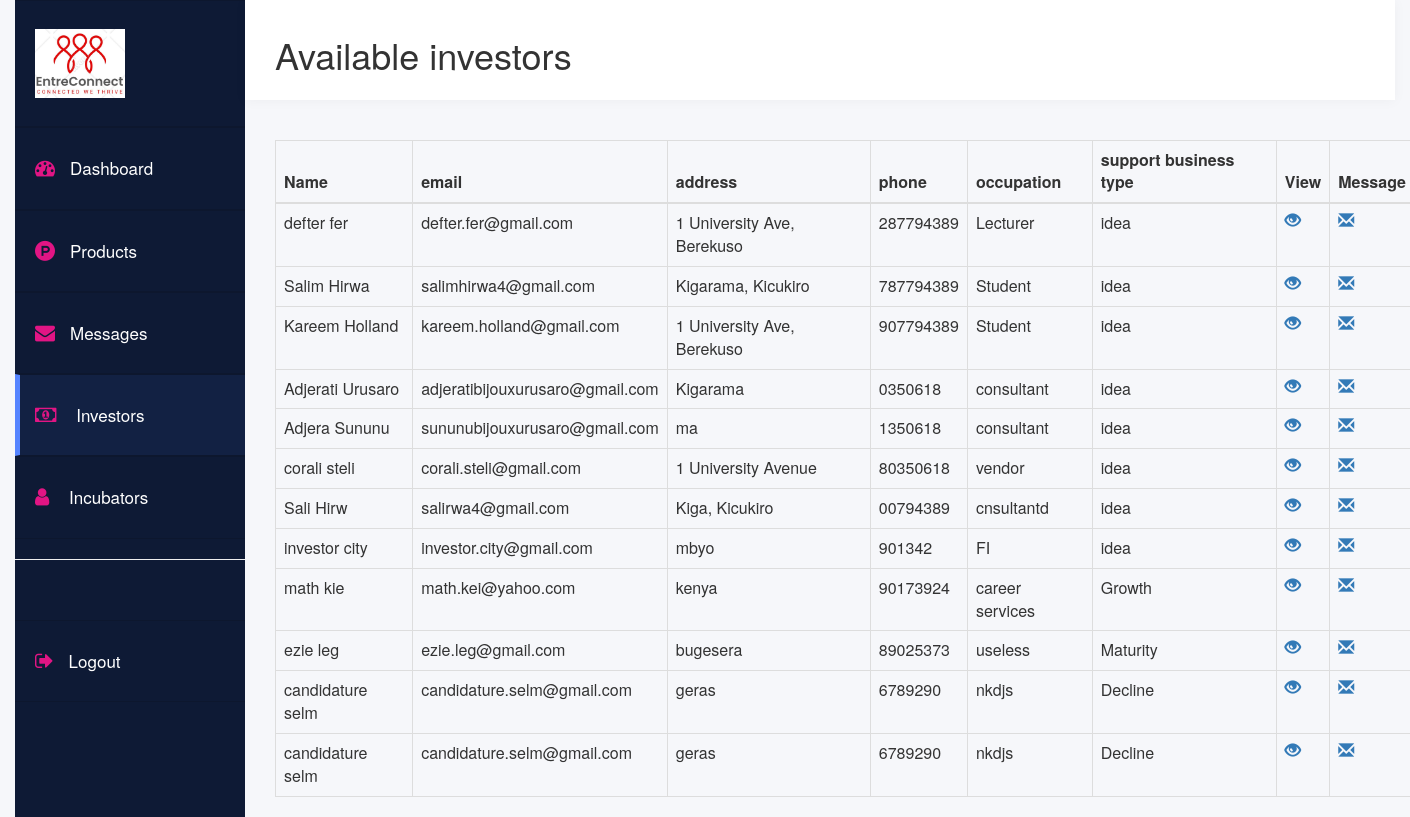
The app's page /view/investors.php with its own data.
### tables this page shows
CREATE TABLE `investor` (
  `investor_id` int(11) NOT NULL,
  `first_name` varchar(50) NOT NULL,
  `last_name` varchar(50) NOT NULL,
  `email` varchar(100) NOT NULL,
  `address` varchar(100) NOT NULL,
  `phone` varchar(100) NOT NULL,
  `occupation` varchar(100) NOT NULL,
  `business_type` varchar(200) NOT NULL,
  `document` varchar(200) NOT NULL,
  `password` varchar(200) NOT NULL,
  `details` text NOT NULL
);

### database/connection.php (called while the page is built, shortened)
<?php
class Connection{
    public $db = null;
	public $results = null;
	function connection(){
		$this->db = mysqli_connect('sql6.freemysqlhosting.net','sql6481550',"DwzLIGU18M", 'sql6481550');
		return true;
	}
	function query($query){
		$this->results = mysqli_query($this->db, $query);
		return true;
	}
	function fetch($query){
		if($this->query($query)) {
			return mysqli_fetch_all($this->results, MYSQLI_ASSOC);
		}
		return false;
	}
}
?>

### controller/supporter.php (called while the page is built, shortened)
<?php
require('../model/supporter.php');
function selecting_investors(){
    $investor = new supporter();
    return $investor->select_investors();
}
?>

### model/supporter.php (called while the page is built, shortened)
<?php
require('../database/connection.php');
class supporter extends Connection{
	function select_investors(){
		return $this->fetch("select * from investor");
	}
}
?>

### view/investors.php (the view, shortened to what this page needs)
<?php
require('../controller/supporter.php');
?>
<link href="css/side.css" rel="stylesheet">
<link href="//maxcdn.bootstrapcdn.com/bootstrap/3.3.0/css/bootstrap.min.css" rel="stylesheet" id="bootstrap-css">
<link href="https://maxcdn.bootstrapcdn.com/font-awesome/4.6.3/css/font-awesome.min.css" rel="stylesheet">
<body class="home">
<div class="container-fluid display-table">
        <div class="row display-table-row">
            <div class="col-md-2 col-sm-1 hidden-xs display-table-cell v-align box" id="navigation">
                <div class="navi">
                    <ul>
                    <a href="../index.php" ><img src="images/logo2.JPG" width="90" alt="logo"></a>
                        <li  ><a href="./businessDashboard.php"><i style="color:#e11584" class="fa fa-dashboard" ></i><span >Dashboard</span></a></li>
                        <li><a href="Businessproduct.php"><i style="color:#e11584"  class="fa fa-product-hunt" aria-hidden="true"></i><span class="hidden-xs hidden-sm">Products</span></a></li>
                        <li><a href="../messaging/chat.php"><i style="color:#e11584"  class="fa fa-envelope" aria-hidden="true"></i><span class="hidden-xs hidden-sm">Messages</span></a></li>
                        <li class="active"><a href="investors.php"><i style="color:#e11584"  class="fa fa-money" aria-hidden="true"></i><span class="hidden-xs hidden-sm"> Investors</span></a></li>
                        <li><a href="incubators.php"><i style="color:#e11584" class="fa fa-user" aria-hidden="true"></i><span class="hidden-xs hidden-sm"> Incubators</span></a></li>
                       <hr>
                                         <br>
                       <br>
                        <li><a href="../user_login/logout.php"><i style="color:#e11584"  class="fa fa-sign-out" aria-hidden="true"></i><span class="hidden-xs hidden-sm">Logout</span></a></li>
                        <br>
                    </ul>
                </div>
            </div>
            <div class="col-md-10 col-sm-11 display-table-cell v-align">
                <div class="row">
                    <header>
                        <div class="col-md-7">
                            <nav class="navbar-default pull-center">
                                <div class="navbar-header">
                                <h1 >Available investors</h1>
                                </div>
                            </nav>
                        </div>
                    </header>
                </div><br><br>
   <div class="container">
<div >
    <div class="card">
        <div class="card-body">
            <table class="table table-bordered table-hover" id="table_id">
                <thead>
                    <tr>
                    <th>Name</th>
							<th>email</th>
							<th>address</th>
							<th>phone</th>
							<th>occupation</th>
							<th>support business type</th>
                                <th>View</th>
                                 <th>Message</th>
                    </tr>
                </thead>
                <tbody>
                <?php
                  $i=1;
            $Todisplay=selecting_investors();
            foreach($Todisplay as $investor){
          ?>
        <td><?php echo $investor['first_name']," ", $investor['last_name'] ?> </td>
        <td><?php echo $investor['email'] ?></td>
        <td><?php echo $investor['address'] ?></td>
        <td><?php echo $investor['phone'] ?></td>
        <td><?php echo $investor['occupation'] ?></td>
        <td><?php echo $investor['business_type'] ?></td>
         <td><a href="details.php?email=<?php echo $investor['email'];?>"><span class="glyphicon glyphicon-eye-open"></span></a> </td>
         <td><a href="../messaging/chat.php?id=<?php echo $investor['investor_id'];?>"><span class="glyphicon lyphicon glyphicon-envelope"></span></a> </td>
                  <?php  $i=$i+1; } ?>
                </tbody>
            </table>
        </div>
    </div>
</div>
</div>
</div>
    </div>
</body>

### view/css/side.css (style rules this page uses)
a:focus,a:hover,a { outline:none; text-decoration: none; }
li,ul { list-style: none; padding: 0; margin: 0; }
.home { background: #f6f7fa; }
#navigation { background: #0e1a35; }
#navigation { padding: 0; }
.display-table { display: table; padding: 0; height: 100%; width: 100%; }
.display-table-row { display: table-row; height: 100%; }
.display-table-cell { display: table-cell; float: none; height: 100%; }
.v-align { vertical-align: top; }
.navi i { font-size: 20px; }
#navigation { -webkit-transition: all 0.5s ease; -moz-transition: all 0.5s ease; -o-transition: all 0.5s ease; transition: all 0.5s ease; }
header { background: #ffffff none repeat scroll 0 0; box-shadow: 0 1px 12px rgba(0, 0, 0, 0.04); display: inline-block !important; line-height: 23px; padding: 15px; transition: all 0.5s ease 0s; width: 100%; -webkit-transition: all 0.5s ease; -moz-transition: all 0.5s ease; -o-transition: all 0.5s ease; transition: all 0.5s ease; }
.navi a { border-bottom: 1px solid #0d172e; border-top: 1px solid #0d172e; color: #ffffff; display: block; font-size: 17px; font-weight: 500; padding: 28px 20px; text-decoration: none; }
.navi i { margin-right: 15px; color: #5584ff; }
.navi .active a { background: #122143; border-left: 5px solid #5584ff; padding-left: 15px; }
.navbar-default { background-color: #ffffff; border-color: #ffffff; }
.hidden-xs { -webkit-transition: all 0.5s ease; -moz-transition: all 0.5s ease; -o-transition: all 0.5s ease; transition: all 0.5s ease; }

### records on screen
investor: first_name "defter", last_name "fer", email "defter.fer@gmail.com", address "1 University Ave, Berekuso", phone "287794389", occupation "Lecturer", business_type "idea"
investor: first_name "Salim", last_name "Hirwa", email "salimhirwa4@gmail.com", address "Kigarama, Kicukiro", phone "787794389", occupation "Student", business_type "idea"
investor: first_name "Kareem", last_name "Holland", email "kareem.holland@gmail.com", address "1 University Ave, Berekuso", phone "907794389", occupation "Student", business_type "idea"
investor: first_name "Adjerati", last_name "Urusaro", email "adjeratibijouxurusaro@gmail.com", address "Kigarama", phone "0350618", occupation "consultant", business_type "idea"
investor: first_name "Adjera", last_name "Sununu", email "sununubijouxurusaro@gmail.com", address "ma", phone "1350618", occupation "consultant", business_type "idea"
investor: first_name "corali", last_name "steli", email "corali.steli@gmail.com", address "1 University Avenue", phone "80350618", occupation "vendor", business_type "idea"
investor: first_name "Sali", last_name "Hirw", email "salirwa4@gmail.com", address "Kiga, Kicukiro", phone "00794389", occupation "cnsultantd", business_type "idea"
investor: first_name "investor", last_name "city", email "investor.city@gmail.com", address "mbyo", phone "901342", occupation "FI", business_type "idea"
investor: first_name "math", last_name "kie", email "math.kei@yahoo.com", address "kenya", phone "90173924", occupation "career services", business_type "Growth"
investor: first_name "ezie", last_name "leg", email "ezie.leg@gmail.com", address "bugesera", phone "89025373", occupation "useless", business_type "Maturity"
investor: first_name "candidature", last_name "selm", email "candidature.selm@gmail.com", address "geras", phone "6789290", occupation "nkdjs", business_type "Decline"
investor: first_name "candidature", last_name "selm", email "candidature.selm@gmail.com", address "geras", phone "6789290", occupation "nkdjs", business_type "Decline"
